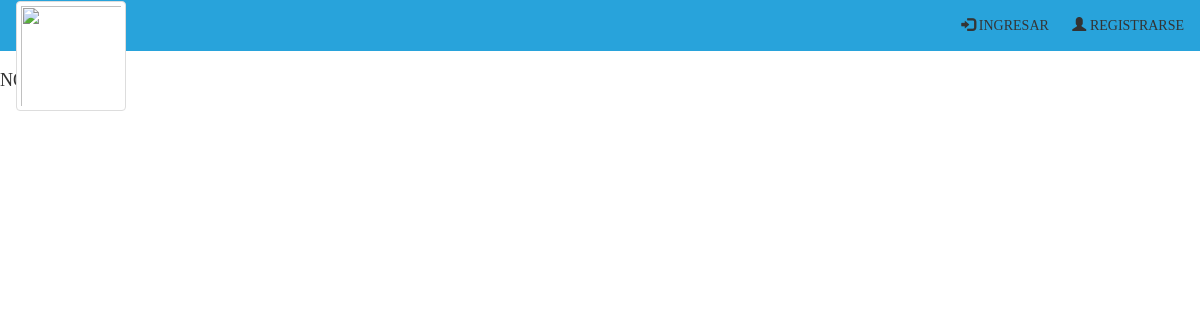
Page /listaPujas.php?sub=23 on the earlier database version.
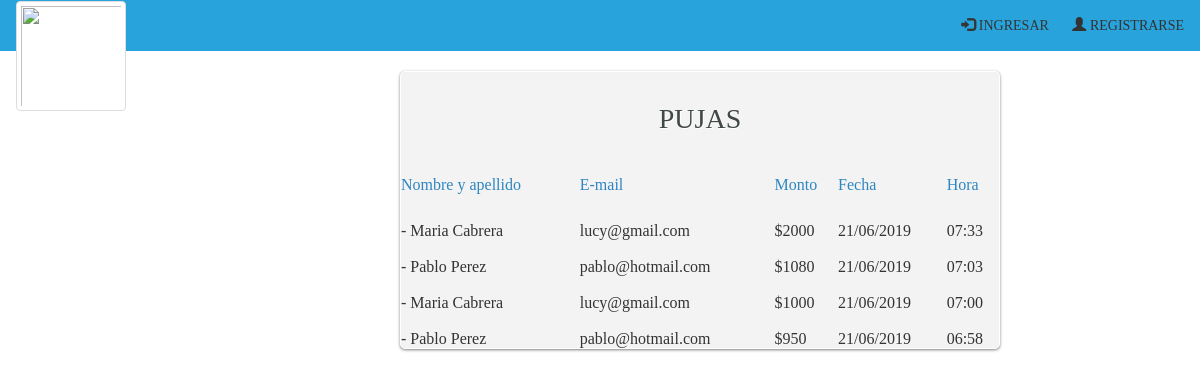
Same page on the later database version.
### tables this page shows
CREATE TABLE `puja` (
  `idPuja` int(11) NOT NULL,
  `idPersona` int(11) NOT NULL,
  `idSubasta` int(11) NOT NULL,
  `cantidad` decimal(10,0) UNSIGNED NOT NULL,
  `fecha` datetime NOT NULL
);

CREATE TABLE `persona` (
  `IdPersona` int(11) NOT NULL,
  `dni` int(8) NOT NULL,
  `nombre` varchar(50) NOT NULL,
  `apellido` varchar(50) NOT NULL,
  `telefono` int(30) NOT NULL,
  `email` varchar(45) NOT NULL,
  `clave` varchar(11) NOT NULL,
  `tipoU` varchar(11) DEFAULT NULL,
  `rol` int(3) DEFAULT NULL,
  `credito` int(2) DEFAULT NULL,
  `ciudad` varchar(45) NOT NULL,
  `fechaNacimiento` datetime NOT NULL,
  `idTarjeta` int(11) NOT NULL,
  `fechaRegistro` datetime NOT NULL,
  `fechaModificacion` datetime NOT NULL
);

### listaPujas.php (the view, shortened to what this page needs)
<html>
	<head>
<?php
		include("cabecera.php");
?>
<?php
$con=conectar();
$subasta=$_GET['sub'];
$var_consulta= "SELECT idPersona, cantidad, fecha FROM puja WHERE idSubasta=$subasta ORDER BY cantidad DESC";
   $result = mysqli_query($con, $var_consulta);
   $num=mysqli_num_rows($result);
if ($num==0) {
  echo"<h4>NO HAY PUJAS</h4>";
 }
else{
?>
	</head>
	<body>
		<div id="wrapper" style="margin-left: 400px;margin-top: 0px;">
			<form name="formulario" class="login-form" style="width:600px;">
				<div class="header">
					<h1>  PUJAS</h1>
				</div>
					 <table  style="width:600px;">
					 	<?php $primero = "Nombre y apellido";
                              $segundo="E-mail";
                              $tercero="Monto";
                              $cuarto="Fecha";
                               $quinto="Hora";
                               $color = "#2E86C1";
  ?>
 <tr>
  <td><?php echo "<p><font color='".$color."'>".$primero."</font></p>";  ?> </td>
  <td ><?php echo "<p><font color='".$color."'>".$segundo."</font></p>";  ?></td>
  <td ><?php echo "<p><font color='".$color."'>".$tercero."</font></p>";  ?> </td>
  <td ><?php echo "<p><font color='".$color."'>".$cuarto."</font></p>";  ?></td>
  <td ><?php echo "<p><font color='".$color."'>".$quinto."</font></p>";  ?> </td>
 </tr>
                    <?php
                    $i=1;
                    while ($row = mysqli_fetch_array($result)){
                      $var_consulta2= "SELECT apellido, nombre, email FROM persona WHERE idPersona=$row[0]";
                         $result2 = mysqli_query($con, $var_consulta2);
                         $row2 = mysqli_fetch_array($result2); ?>
                         <tr>
                             <td> <br><?php echo "- $row2[1] $row2[0]" ; ?> </td>
                              <td> <br><?php echo "$row2[2]"; ?> </td>
                                <td><br><?php echo "$$row[1]"; ?> </td>
                                 <td> <br><?php echo "".date('d/m/Y', strtotime($row['fecha'])).""; ?> </td>
                                <td> <br><?php echo "".date('H:i', strtotime($row['fecha'])).""; ?> </td>
                          </tr>
                     <?php
                     $i=$i + 1;  }
                    ?>
</table>
			</form>
			<?php } ?>
		</div>
	</body>
</html>

Differences in the rows shown:
added puja: idPersona.nombre "Maria", idPersona.apellido "Cabrera", idPersona.email "lucy@gmail.com", cantidad "2000", fecha "21/06/2019", fecha "07:33"
added puja: idPersona.nombre "Pablo", idPersona.apellido "Perez", idPersona.email "pablo@hotmail.com", cantidad "1080", fecha "21/06/2019", fecha "07:03"
added puja: idPersona.nombre "Maria", idPersona.apellido "Cabrera", idPersona.email "lucy@gmail.com", cantidad "1000", fecha "21/06/2019", fecha "07:00"
added puja: idPersona.nombre "Pablo", idPersona.apellido "Perez", idPersona.email "pablo@hotmail.com", cantidad "950", fecha "21/06/2019", fecha "06:58"
Other differences:
$primero: (not shown) → "Nombre y apellido"
$segundo: (not shown) → "E-mail"
$tercero: (not shown) → "Monto"
$cuarto: (not shown) → "Fecha"
$quinto: (not shown) → "Hora"
text no longer shown: "NO…"
text now shown: "PUJAS"
